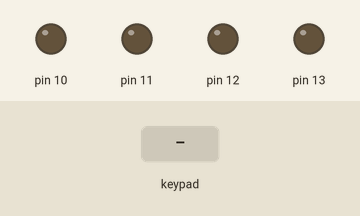
A sketch run on a simulated Arduino Uno, built with avr-gcc and run on an emulated ATmega328P. Shown: output pins drawn as LEDs (lit = HIGH). Wiring (inferred from the names in the program): 4×4 keypad with keys 1 2 3 4 5 6 7 8 9 0 a b c d e f: rows pin 2, pin 3, pin 4, pin 5; columns pin 6, pin 7, pin 8, pin 9. The test bench sets the inputs (shaded band). Pins used as bus, display or sensor lines are not drawn.

Above: at 1.2 s.
1.3 s: keypad keys 1 2 pressed 0.4 s apart
At 2.9 s:
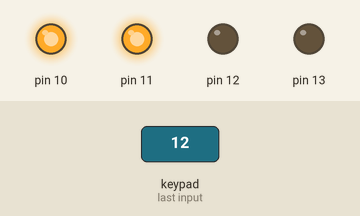
5.1 s: key '3' pressed
At 5.5 s:
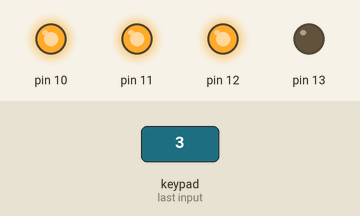
8.1 s: key '4' pressed
At 9.3 s:
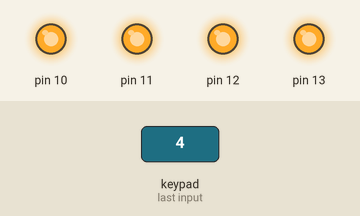
11.1 s: key '1' pressed
At 12.5 s:
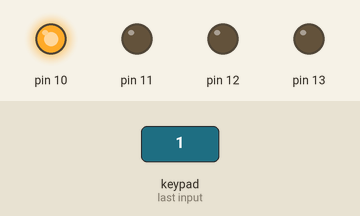
14.1 s: key '2' pressed
At 15.1 s:
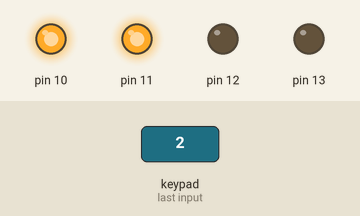
Timing chart, 0 to 17.8 s (numbered marks = the images above; inputs shaded):
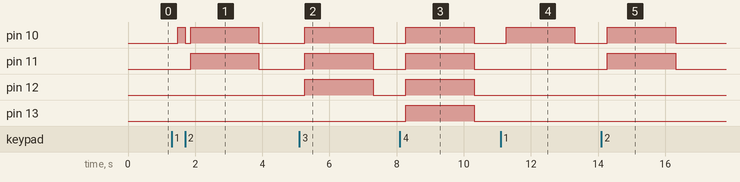

The sketch:

hexpadpatternprint.ino
```cpp
int row[4] = {2, 3, 4, 5};
int col[4] = {6, 7, 8, 9,};
int flag = 0;
char data[4][4] =
{
  {'1', '2', '3', '4'},
  {'5', '6', '7', '8'},
  {'9', '0', 'a', 'b'},
  {'c', 'd', 'e', 'f'}
};
//***************************************************
//mydelay
void mydelay1( int temp)
{
  for (int t = 0; t <= temp; t++)
  {
    delay(1);
    if ((digitalRead(col[1]) == LOW) || (digitalRead(col[2]) == LOW) || (digitalRead(col[3]) == LOW) )
    {
      flag = 1;
      break;
    }
  }
}

void mydelay2( int temp)
{
  for (int t = 0; t <= temp; t++)
  {
    delay(1);
    if ((digitalRead(col[0]) == LOW) || (digitalRead(col[2]) == LOW) || (digitalRead(col[3]) == LOW) )
    {
      flag = 1;
      break;
    }
  }
}

void mydelay3( int temp)
{
  for (int t = 0; t <= temp; t++)
  {
    delay(1);
    if ((digitalRead(col[1]) == LOW) || (digitalRead(col[0]) == LOW) || (digitalRead(col[3]) == LOW) )
    {
      flag = 1;
      break;
    }
  }
}

void mydelay4( int temp)
{
  for (int t = 0; t <= temp; t++)
  {
    delay(1);
    if ((digitalRead(col[1]) == LOW) || (digitalRead(col[2]) == LOW) || (digitalRead(col[0]) == LOW) )
    {
      flag = 1;
      break;
    }
  }
}

//***************************************************
void setup()
{
  Serial.begin(9600);
  for (int i = 0; i <= 3; i++)
  {
    pinMode(row[i], OUTPUT);
    pinMode(col[i], INPUT);
    digitalWrite(row[i], HIGH);
    digitalWrite(col[i], HIGH);
  }
  pinMode(10, OUTPUT);
  pinMode(11, OUTPUT);
  pinMode(12, OUTPUT);
  pinMode(13, OUTPUT);
}
int x = 0;
void loop()
{
  for (int i = 0; i <= 3; i++)
  {
    digitalWrite(row[i], LOW);
    for (int j = 0; j <= 3; j++)
    {
      if (digitalRead(col[j]) == LOW)
      {
        delay(15);
        while (digitalRead(col[j]) == LOW);
        delay(15);
        x = data[i][j];
        if (x == '1')
        {
          digitalWrite(10, HIGH);
          mydelay1(2000);
          digitalWrite(10, LOW);
          x = 70;
        } else if (x == '2')
        {
          digitalWrite(10, HIGH);
          digitalWrite(11, HIGH);
          mydelay2(2000);
          digitalWrite(10, LOW);
          digitalWrite(11, LOW);
          x = 70;
        } else if (x == '3')
        {
          digitalWrite(10, HIGH);
          digitalWrite(11, HIGH);
          digitalWrite(12, HIGH);
          mydelay3(2000);
          digitalWrite(10, LOW);
          digitalWrite(11, LOW);
          digitalWrite(12, LOW);
          x = 70;
        } else if (x == '4')
        {
          digitalWrite(10, HIGH);
          digitalWrite(11, HIGH);
          digitalWrite(12, HIGH);
          digitalWrite(13, HIGH);
          mydelay4(2000);
          digitalWrite(10, LOW);
          digitalWrite(11, LOW);
          digitalWrite(12, LOW);
          digitalWrite(13, LOW);
          x = 70;
        }
      }
      delay(1);
    }
    digitalWrite(row[i], HIGH);
  }
}
```

Measured:
- after the input at 1.3 s, pin 10: LOW → HIGH after 0.18 s, → LOW 0.22 s later, → HIGH 0.16 s later, → LOW 2.0 s later; pin 11: LOW → HIGH after 0.57 s, → LOW 2.0 s later
- after the input at 5.1 s, pin 10–12: LOW → HIGH after 0.17 s, → LOW 2.0 s later
- after the input at 8.1 s, pin 10–13: LOW → HIGH after 0.17 s, → LOW 2.0 s later
- after the input at 11.1 s, pin 10: LOW → HIGH after 0.17 s, → LOW 2.0 s later
- after the input at 14.1 s, pin 10, pin 11: LOW → HIGH after 0.17 s, → LOW 2.0 s later
